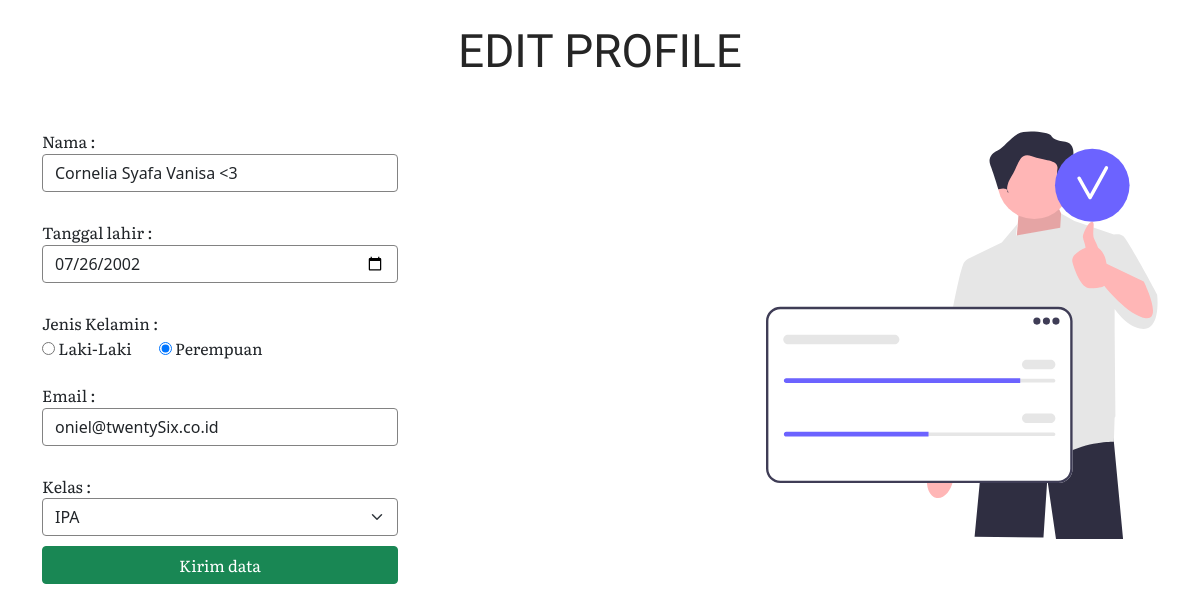
The page /edit/edit.php (signed in) on the database its author committed.
### tables this page shows
CREATE TABLE `siswa` (
  `id` int(11) NOT NULL,
  `nama` varchar(100) NOT NULL,
  `tanggal_lahir` date DEFAULT NULL,
  `jenis_kelamin` enum('L','P') DEFAULT NULL,
  `email` varchar(255) DEFAULT NULL,
  `kelas` enum('IPA','IPS','BAHASA') DEFAULT NULL
);

### edit/edit.php (the view, shortened to what this page needs)
<?php
    $conn = mysqli_connect("localhost" , "u2203040039","u2203040039","dbu2203040039") ;
    $id = $_SESSION["id"] ;
    $siswa= query("SELECT * FROM siswa where id = $id ") ;
    function query($query) {
        global $conn ;
        $result = mysqli_query($conn,$query) ;
        $t_siswa = [] ;
        while ($siswaS = mysqli_fetch_assoc($result)) {
            $t_siswa[] = $siswaS ;
        }
        return $t_siswa ;
    }
?>
<!doctype html>
<html lang="en">
<head>
    <link href="https://cdn.jsdelivr.net/npm/bootstrap@5.0.2/dist/css/bootstrap.min.css" rel="stylesheet">
    <link rel="stylesheet" href="style.css">
</head>
<body>
    <div class="container">
        <div class="head">
            <h1>EDIT PROFILE</h1>
        </div>
        <div class="isi">
            <div class="row">
                <div class="col-lg-4 data ">
                    <form action="" method="post">
                        <label for="nama">Nama : </label>
                        <input type="text" name="nama" id="nama" class="form-control" placeholder="Masukan Nama" required value="<?php echo $siswa[0]["nama"] ?>">
                        <label for="tanggal_lahir">Tanggal lahir : </label>
                        <input type="date" name="tanggal_lahir" id="tanggal_lahir" class="form-control" required value="<?php echo $siswa[0]['tanggal_lahir']; ?>">
                        <span>Jenis Kelamin : </span>
                        <div>
                            <label class="me-4">
                                    <input type="radio" name="jenis_kelamin" value="L" required <?php echo $siswa[0]["jenis_kelamin"] == "L" ? 'checked' : ''; ?>> Laki-Laki
                                </label>
                            <label>
                                    <input type="radio" name="jenis_kelamin" value="P" required <?php echo $siswa[0]["jenis_kelamin"] == "P" ? 'checked' : ''; ?>> Perempuan
                                </label>
                        </div>
                        <label for="email">Email : </label>
                        <input type="text" name="email" id="email" class="form-control" placeholder="Masukan Email" required value="<?php echo $siswa[0]["email"] ?>">
                        <div>Kelas :</div>
                        <select name="kelas" id="kelas" class="form-select " aria-label="Default select example" required>
                            <option value="IPA" required  <?php echo $siswa[0]["kelas"] == "IPA" ? 'selected' : ''; ?>>IPA</option>
                        </select>
                        <div class="d-grid gap-2">
                            <button type="submit" class="btn btn-success" name="submit" >Kirim data</button>
                        </div>
                    </form>
                </div>
                <div class="col-lg-6 img offset-lg-2">
                </div>
            </div>
        </div>
    </div>
</body>
</html>

### edit/style.css (style rules this page uses)
* { padding: 0; margin: 0; }
body { overflow-x: hidden; width: 100vw; min-height: 100vh; }
.head { margin-top: 3vh; }
.head h1 { font-family: "Poetsen One", sans-serif; text-align: center; color: rgb(37, 37, 37); font-size: 46px; }
.isi { margin-top: 50px; }
.isi .data label, .isi .data span, .isi .data div { font-family: "Literata", serif; font-size: 16px; }
.isi .data input { margin-bottom: 28px; }
.isi .data input, .isi .data select { border: 1px solid rgb(130, 130, 130); outline: none; box-shadow: none; }
.isi .data select { margin-bottom: 10px; }
.isi .img { text-align: right; }

### rows shown on the page
siswa: nama "Cornelia Syafa Vanisa <3", tanggal_lahir "07/26/2002", jenis_kelamin "☐ Laki-Laki", jenis_kelamin "☑ Perempuan", email "oniel@twentySix.co.id", kelas "IPA"
